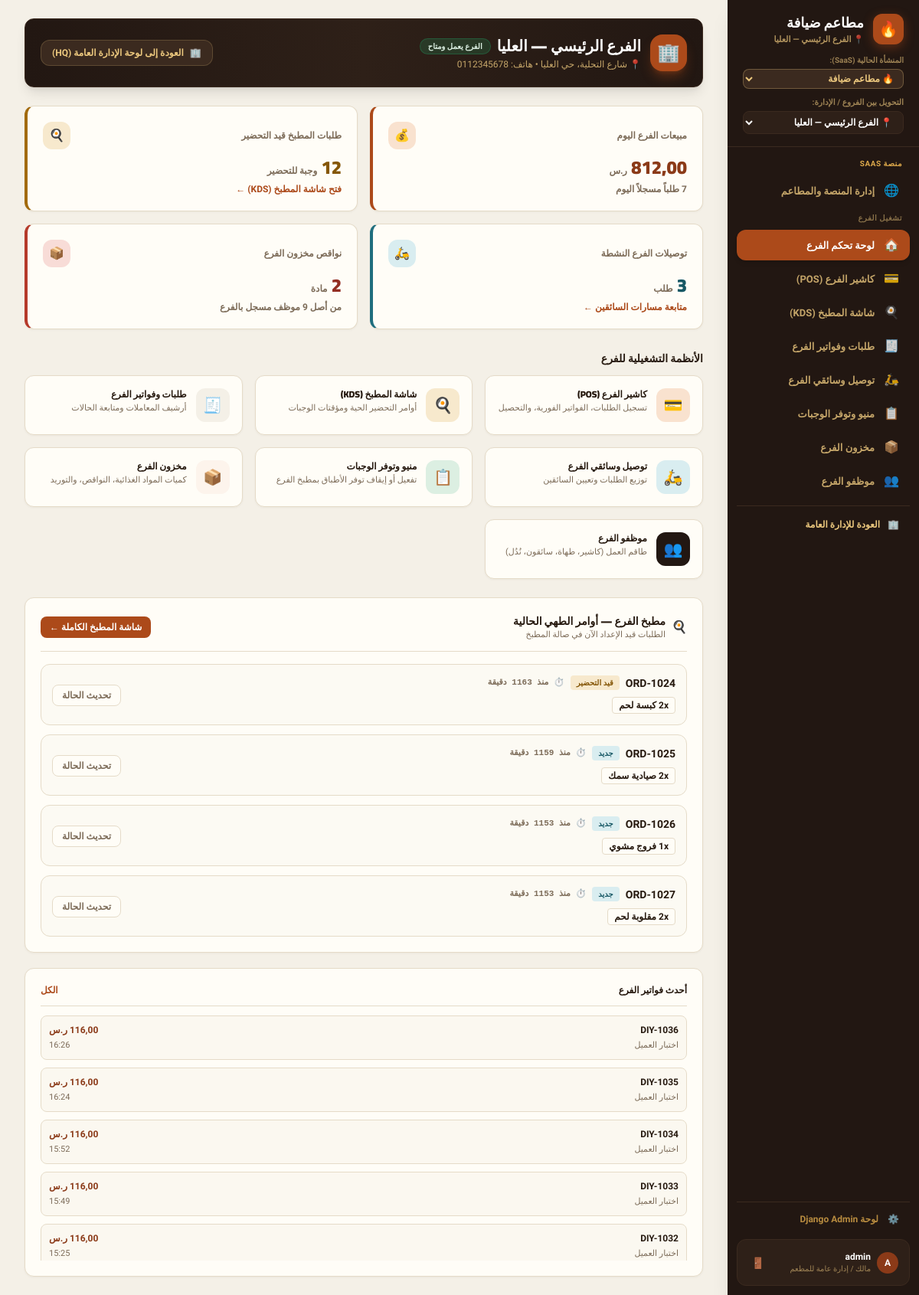
The app's page /branch/ (signed in), older data.
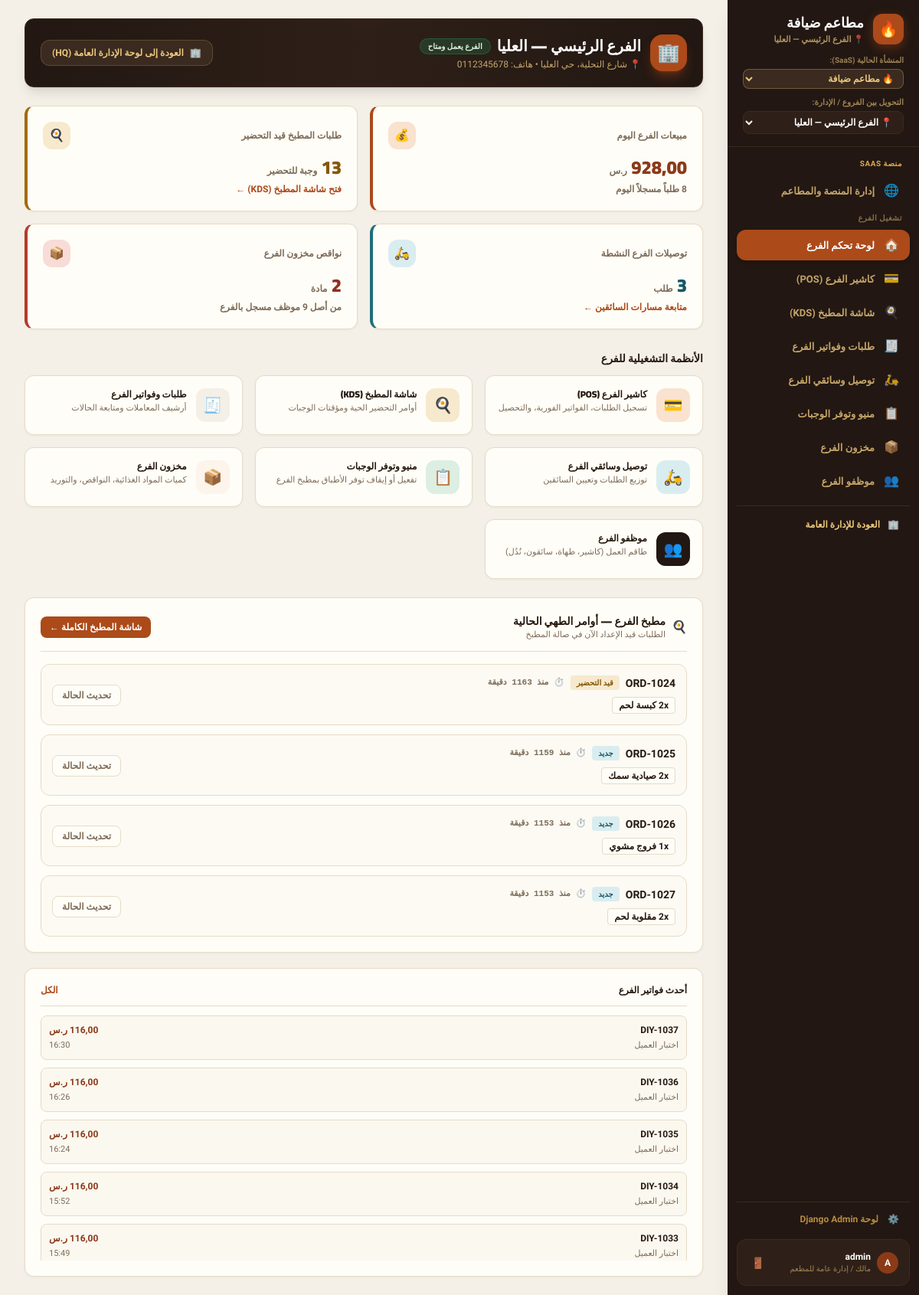
The same page, newer data.
### core/models.py (models this page shows, shortened)
class Order(models.Model):
    TYPE_CHOICES = [
        ("dine_in", "محلي"),
        ("takeaway", "سفري"),
        ("delivery", "توصيل"),
    ]
    CHANNEL_CHOICES = [
        ("cashier", "الكاشير"),
        ("call_center", "الكول سنتر"),
    ]
    STATUS_CHOICES = [
        ("new", "جديد"),
        ("preparing", "قيد التحضير"),
        ("ready", "جاهز للتسليم"),
        ("out_for_delivery", "في الطريق"),
        ("delivered", "تم التسليم"),
        ("cancelled", "ملغي"),
    ]
    PAY_CHOICES = [
        ("cash", "نقداً"),
        ("card", "بطاقة"),
        ("wallet", "محفظة رقمية"),
    ]
    tenant = models.ForeignKey(
        Tenant,
        on_delete=models.CASCADE,
        related_name="orders",
        null=True,
        blank=True,
        verbose_name="المستأجر / المنشأة",
    )
    order_number = models.CharField(max_length=50, unique=True, verbose_name="رقم الطلب")
    order_type = models.CharField(max_length=20, choices=TYPE_CHOICES, default="dine_in", verbose_name="نوع الطلب")
    channel = models.CharField(max_length=20, choices=CHANNEL_CHOICES, default="cashier", verbose_name="القناة")
    branch = models.ForeignKey(
        Branch,
        on_delete=models.SET_NULL,
        null=True,
        blank=True,
        related_name="orders",
        verbose_name="الفرع",
    )
    delivery_area = models.ForeignKey(
        "DeliveryArea",
        on_delete=models.SET_NULL,
        null=True,
        blank=True,
        related_name="orders",
        verbose_name="منطقة التوصيل / الكومبوند",
    )
    customer = models.ForeignKey(
        Customer,
        on_delete=models.SET_NULL,
        null=True,
        blank=True,
        related_name="orders",
        verbose_name="العميل",
    )
    customer_name = models.CharField(max_length=255, default="عميل نقدي", verbose_name="اسم العميل")
    customer_phone = models.CharField(max_length=50, default="", blank=True, verbose_name="هاتف العميل")
    address = models.CharField(max_length=255, default="", blank=True, verbose_name="عنوان التوصيل")
    status = models.CharField(max_length=30, choices=STATUS_CHOICES, default="new", verbose_name="الحالة")
    pay_method = models.CharField(max_length=20, choices=PAY_CHOICES, default="cash", verbose_name="طريقة الدفع")
    paid = models.BooleanField(default=True, verbose_name="تم الدفع")
    subtotal = models.DecimalField(max_digits=10, decimal_places=2, default=0.00, verbose_name="المجموع الفرعي")
    delivery_fee = models.DecimalField(max_digits=8, decimal_places=2, default=0.00, verbose_name="رسوم التوصيل")
    discount = models.DecimalField(max_digits=8, decimal_places=2, default=0.00, verbose_name="الخصم")
    total = models.DecimalField(max_digits=10, decimal_places=2, default=0.00, verbose_name="الإجمالي")
    cashier = models.CharField(max_length=255, default="", blank=True, verbose_name="الكاشير")
    driver = models.ForeignKey(
        Employee,
        on_delete=models.SET_NULL,
        null=True,
        blank=True,
        related_name="assigned_orders",
        verbose_name="السائق",
    )
    notes = models.TextField(default="", blank=True, verbose_name="ملاحظات")
    created_at = models.DateTimeField(default=timezone.now, verbose_name="تاريخ ووقت الطلب")
    class Meta:
        verbose_name = "طلب"
        verbose_name_plural = "الطلبات"
        ordering = ["-created_at", "-id"]

class OrderItem(models.Model):
    order = models.ForeignKey(
        Order,
        on_delete=models.CASCADE,
        related_name="items",
        verbose_name="الطلب",
    )
    menu_item = models.ForeignKey(
        MenuItem,
        on_delete=models.SET_NULL,
        null=True,
        blank=True,
        verbose_name="صنف المنيو",
    )
    name = models.CharField(max_length=255, verbose_name="اسم الصنف")
    price = models.DecimalField(max_digits=8, decimal_places=2, default=0.00, verbose_name="سعر الوحدة")
    qty = models.PositiveIntegerField(default=1, verbose_name="الكمية")
    class Meta:
        verbose_name = "عنصر طلب"
        verbose_name_plural = "عناصر الطلبات"

### core/views.py (the view, shortened to what this page needs)
# urls.py: path("branch/", views.branch_dashboard_view, name="branch_dashboard"),
@login_required
@ensure_csrf_cookie
def branch_dashboard_view(request):
    if not user_has_perm(request.user, "view_branch_dashboard"):
        return HttpResponseForbidden("غير مصرح لك بالوصول إلى لوحة تحكم الفرع")
    tenant = get_active_tenant(request)
    branch = get_active_branch(request)
    now = timezone.now()
    start_of_today = now.replace(hour=0, minute=0, second=0, microsecond=0)
    branch_orders_today = Order.objects.filter(tenant=tenant, branch=branch, created_at__gte=start_of_today).exclude(status="cancelled")
    sales_today = branch_orders_today.aggregate(t=Sum("total"))["t"] or Decimal("0")
    orders_count_today = branch_orders_today.count()
    kitchen_pending_count = Order.objects.filter(
        tenant=tenant,
        branch=branch,
        status__in=["new", "preparing"]
    ).count()
    active_deliveries_count = Order.objects.filter(
        tenant=tenant,
        branch=branch,
        order_type="delivery",
        status__in=["new", "preparing", "ready", "out_for_delivery"]
    ).count()
    branch_low_stock = InventoryItem.objects.filter(tenant=tenant, branch=branch, quantity__lte=F("min_quantity"))
    low_stock_count = branch_low_stock.count()
    employees_count = Employee.objects.filter(tenant=tenant, branch=branch).count()
    recent_orders = Order.objects.filter(tenant=tenant, branch=branch).order_by("-id")[:8]
    kitchen_preview = Order.objects.filter(
        tenant=tenant,
        branch=branch,
        status__in=["new", "preparing"]
    ).prefetch_related("items").order_by("created_at")[:4]
    kitchen_preview_data = []
    for ko in kitchen_preview:
        elapsed = int((now - ko.created_at).total_seconds() / 60)
        kitchen_preview_data.append({
            "order": ko,
            "elapsed_minutes": elapsed,
        })
    context = {
        "tenant": tenant,
        "branch": branch,
        "sales_today": sales_today,
        "orders_today": orders_count_today,
        "kitchen_pending_count": kitchen_pending_count,
        "active_deliveries_count": active_deliveries_count,
        "low_stock_count": low_stock_count,
        "employees_count": employees_count,
        "recent_orders": recent_orders,
        "kitchen_preview_data": kitchen_preview_data,
        "branch_low_stock": branch_low_stock[:5],
    }
    return render(request, "branch_dashboard.html", context)

### core/views.py (called while the page is built, shortened)
def get_active_tenant(request):
    if hasattr(request, "tenant") and request.tenant:
        return request.tenant

def get_active_branch(request):
    tenant = get_active_tenant(request)
    profile = getattr(request.user, "profile", None)
    is_owner = request.user.is_superuser or (profile and (profile.role in ["owner", "platform_admin"] or profile.is_platform_admin))
    if not is_owner and profile and profile.branch:
        return profile.branch
    active_id = request.session.get("active_branch_id")
    if active_id:
        qs = Branch.objects.filter(id=active_id)
        if tenant:
            qs = qs.filter(tenant=tenant)
        return qs.first()
    return None

def user_has_perm(user, perm_key):
    if not user or not user.is_authenticated:
        return False
    if user.is_superuser:
        return True

### templates/branch_dashboard.html (shortened to what the changed rows need)
{% extends "base.html" %}
{% block content %}
<div>
    <div class="card p-5 mb-6 bg-gradient-to-r from-night via-night-2 to-night text-white border-night-3 shadow-lg">
        <div class="flex flex-col sm:flex-row sm:items-center sm:justify-between gap-4">
            <div class="flex items-center gap-3">
                <div>
                    <div class="flex items-center gap-2">
                        <h1 class="text-xl font-black font-display text-white">{{ branch.name }}</h1>
                    </div>
                </div>
            </div>
        </div>
    </div>
    <div class="grid grid-cols-1 gap-4 sm:grid-cols-2 xl:grid-cols-4">
        <div class="card p-5 border-l-4 border-l-brand-600">
            <div class="flex items-center justify-between">
                <span class="text-xs font-bold text-soft">مبيعات الفرع اليوم</span>
                <span class="flex h-9 w-9 items-center justify-center rounded-xl bg-brand-100 text-brand-700 text-base">💰</span>
            </div>
            <p class="mt-2 text-2xl font-black font-display text-brand-700">{{ sales_today|floatformat:2 }} <span class="text-xs font-bold text-soft">ر.س</span></p>
            <p class="mt-1 text-xs font-bold text-soft">{{ orders_today }} طلباً مسجلاً اليوم</p>
        </div>
        <a href="{% url 'kitchen' %}" class="card p-5 border-l-4 border-l-warn-600 hover:border-brand-500 transition group block">
            <div class="flex items-center justify-between">
                <span class="text-xs font-bold text-soft">طلبات المطبخ قيد التحضير</span>
                <span class="flex h-9 w-9 items-center justify-center rounded-xl bg-warn-100 text-warn-700 text-base group-hover:scale-110 transition">🍳</span>
            </div>
            <p class="mt-2 text-2xl font-black font-display text-warn-700">{{ kitchen_pending_count }} <span class="text-xs font-bold text-soft">وجبة للتحضير</span></p>
            <p class="mt-1 text-xs font-bold text-brand-600 group-hover:underline">فتح شاشة المطبخ (KDS) ←</p>
        </a>
    </div>
    <div class="mt-7">
        <h2 class="text-sm font-black font-display text-ink mb-3">الأنظمة التشغيلية للفرع</h2>
    </div>
    <div class="mt-6 grid grid-cols-1 gap-5 xl:grid-cols-3">
        <div class="card p-5 xl:col-span-2">
            <div class="flex items-center justify-between border-b border-line pb-3 mb-4">
                <div class="flex items-center gap-2">
                    <div>
                        <h2 class="text-sm font-black font-display text-ink">مطبخ الفرع — أوامر الطهي الحالية</h2>
                    </div>
                </div>
            </div>
            <div class="space-y-3">
                {% for item in kitchen_preview_data %}
                <div class="flex flex-col sm:flex-row sm:items-center sm:justify-between p-3.5 rounded-xl border border-line bg-paper/30 gap-2">
                    <div>
                        <div class="flex items-center gap-2">
                            <span class="font-extrabold text-sm text-ink">{{ item.order.order_number }}</span>
                            <span class="rounded px-2 py-0.5 text-[10px] font-bold {% if item.order.status == 'new' %}bg-info-100 text-info-700{% else %}bg-warn-100 text-warn-700{% endif %}">
                                {{ item.order.get_status_display }}
                            </span>
                            <span class="text-[11px] font-bold text-soft font-mono">⏱️ منذ {{ item.elapsed_minutes }} دقيقة</span>
                        </div>
                        <div class="mt-2 flex flex-wrap gap-1.5 text-xs">
                            {% for oi in item.order.items.all %}
                            <span class="rounded bg-card border border-line px-2 py-0.5 font-bold text-ink">
                                {{ oi.qty }}x {{ oi.name }}
                            </span>
                            {% endfor %}
                        </div>
                    </div>
                    <div>
                        <a href="{% url 'kitchen' %}" class="rounded-lg border border-line bg-card px-3 py-1.5 text-xs font-bold text-soft hover:text-ink">
                            تحديث الحالة
                        </a>
                    </div>
                </div>
                {% empty %}
                <div class="py-10 text-center text-xs text-soft">
                    <p class="text-2xl mb-1">🎉</p>
                    <p>لا توجد طلبات في قائمة الانتظار، المطبخ جاهز للطلبات القادمة</p>
                </div>
                {% endfor %}
            </div>
        </div>
        <div class="card p-5">
            <div class="space-y-2.5 max-h-80 overflow-y-auto">
                {% for o in recent_orders %}
                <div class="rounded-lg border border-line p-2.5 bg-paper/40 text-xs">
                    <div class="flex items-center justify-between">
                        <span class="font-extrabold text-ink">{{ o.order_number }}</span>
                        <span class="font-extrabold text-brand-700">{{ o.total|floatformat:2 }} ر.س</span>
                    </div>
                    <div class="mt-1 flex items-center justify-between text-[11px] text-soft">
                        <span>{{ o.customer_name }}</span>
                        <span>{{ o.created_at|time:"H:i" }}</span>
                    </div>
                </div>
                {% empty %}
                <p class="text-center py-6 text-xs text-soft">لا توجد طلبات مسجلة</p>
                {% endfor %}
            </div>
        </div>
    </div>
</div>
{% endblock %}

Row changes from the older to the newer data that the page shows:
no longer on this page (row unchanged): Order: order_number "DIY-1032", total "116,00", customer_name "اختبار العميل", created_at "15:25", shown under "أحدث فواتير الفرع"
added Order: order_number "DIY-1037", total "116,00", customer_name "اختبار العميل", created_at "16:30", shown under "أحدث فواتير الفرع"
Text that changed along with them:
{{ sales_today|floatformat:2 }}: "812,00" → "928,00"
{{ orders_today }}: "7" → "8"
{{ kitchen_pending_count }}: "12" → "13"
